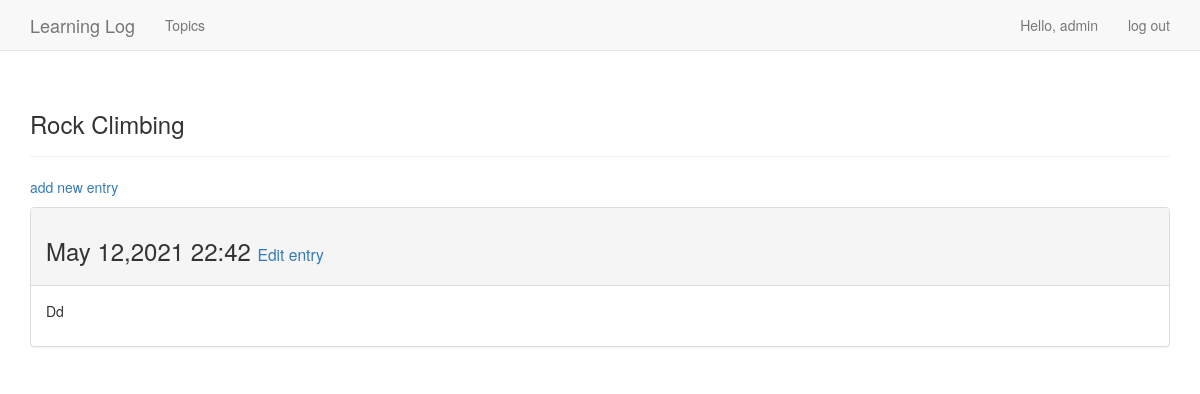
Page /topics/3/ (signed in) on the earlier database version.
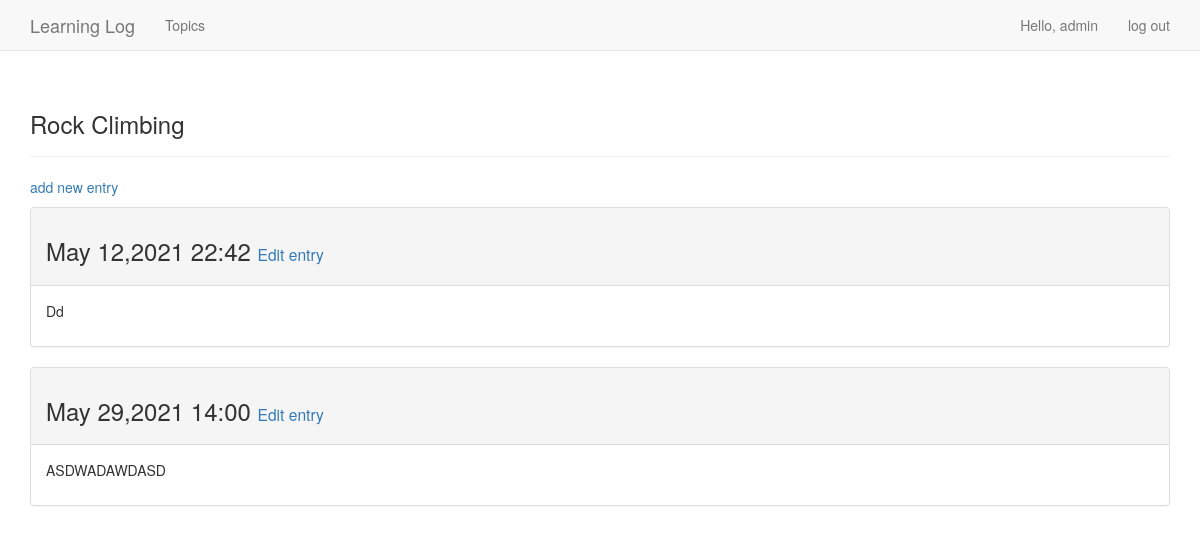
Same page on the later database version.
### learning_logs/models.py (models this page shows, shortened)
class Topic(models.Model):
    text = models.CharField(max_length=200)
    date_added = models.DateTimeField(auto_now_add=True)
    owner = models.ForeignKey(User, on_delete=models.CASCADE)
    def __str__(self):
        return self.text

class Entry(models.Model):
    topic = models.ForeignKey(Topic, on_delete=models.CASCADE)
    text = models.TextField()
    date_added = models.DateTimeField(auto_now_add=True)
    class Meta:
        verbose_name_plural = 'entries'

### learning_logs/views.py (the view)
# urls.py: path('topics/<topic_id>/', views.topic, name='topic'),
@login_required
def topic(request, topic_id):
    topic = Topic.objects.get(id=topic_id)
    if not check_topic_owner(topic.owner, request.user):
        raise Http404
    entries = topic.entry_set.order_by('date_added')
    context = {'topic': topic, 'entries': entries}
    return render(request, 'learning_logs/topic.html', context)

### learning_logs/views.py (called while the page is built)
def check_topic_owner(owner, user):
    if owner == user:
        return True
    else:
        return False

### learning_logs/templates/learning_logs/topic.html
{% extends 'learning_logs/base.html' %}
{% load bootstrap3 %}
{% block header %}
    <h3>{{topic}}</h3>
{% endblock %}
{%block content%}
    <p>
     <a href="{% url 'new_entry' topic.id %}">add new entry</a>
    </p>
    {% for entry in entries %}
        <div class="panel panel-default">
            <div class="panel-heading">
                <h3>
                    {{ entry.date_added|date:'M d,Y H:i' }}
                    <small>
                        <a href="{% url 'edit_entry' entry.id%}">Edit entry</a>
                    </small>
                </h3>
            </div>
            <div class="panel-body">
                {{ entry.text|linebreaks }}
            </div>
        </div>
    {% empty %}
            There are no entries for this topic yet.
    {% endfor %}
{% endblock %}

### learning_logs/templates/learning_logs/base.html (shortened to what this page needs)
<!DOCTYPE html>
<html lang="en">
    <head>
         {% load bootstrap3 %}
        {% bootstrap_css %}
    </head>
    <body>
        <nav class="navbar navbar-default navbar-static-top">
            <div class="container">
                <div class="navbar-header">
                    <a class="navbar-brand" href="{% url 'index' %}">Learning Log</a>
                </div>
                <div id="navbar" class="navbar-collapse collapse">
                    <ul class="nav navbar-nav">
                        <li><a href="{% url 'topics' %}">Topics</a></li>
                    </ul>
                    <ul class="nav navbar-nav navbar-right">
                        {% if user.is_authenticated%}
                        <li><a>Hello, {{user.username}}</a></li>
                        <li><a href="{% url 'logout' %}">log out</a></li>
                        {% else %}
                        <li><a href="{% url 'register'%}">register</a></li>
                        <li><a href="{% url 'login'%}">log in</a></li>
                        {% endif %}
                    </ul>
                </div>
            </div>
        </nav>
        <div class="container">
            <div class="page-header">
                {% block header %}{% endblock header %}
            </div>
            <div>
                {% block content %}{% endblock content %}
            </div>
        </div>
    </body>
</html>

Differences in the rows shown:
added Entry: date_added "May 29,2021 14:00", text "ASDWADAWDASD"
